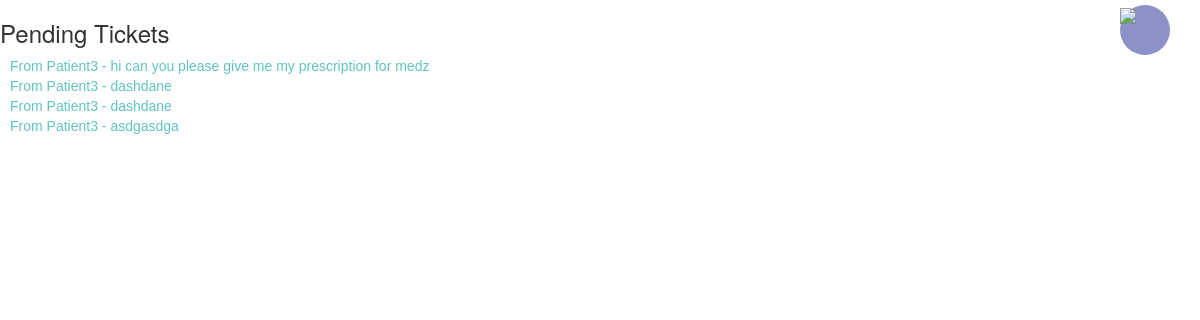
Before: /medimode/org_home (signed in) with the older database file.
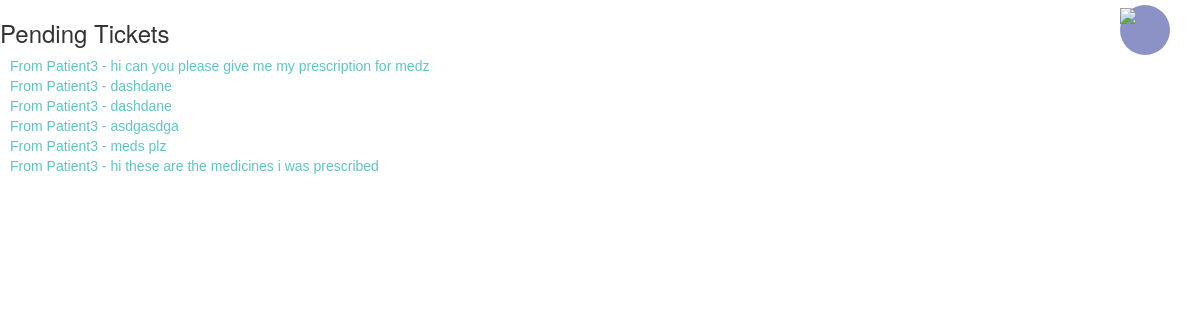
After: the same page with the newer database file.
### medimode/models/interaction_models.py (models this page shows)
class Ticket(models.Model):
	issuer = models.ForeignKey(to=Profile, on_delete=models.DO_NOTHING, related_name='issued_tickets')
	issued = models.ForeignKey(to=Profile, on_delete=models.DO_NOTHING, related_name='accepted_tickets')
	description = models.TextField(max_length=32000)
	shareables = models.ManyToManyField(to=Ticket_Shareable, related_name='owner_ticket', blank=True)
	transaction = models.OneToOneField(to=Transaction, related_name='ticket', on_delete=models.RESTRICT, null=True)

### medimode/models/user_models.py (models this page shows, shortened)
class Profile(models.Model):
	user = models.OneToOneField(User, on_delete=models.CASCADE, related_name='%(class)s')
	bio = models.TextField(max_length=500, blank=True)
	approved = models.BooleanField(default=False)
	@property
	def full_name(self):
		return self.user.first_name + " " + self.user.last_name

class User(AbstractUser):
	class UserRoleChoices(TextChoices):
		PATIENT = "patient"
		DOCTOR = "doctor"
		HOSPITAL = "hospital"
		PHARMACY = "pharmacy"
		INSURANCE = "insurance"
	role = models.TextField(choices=UserRoleChoices.choices, null=True)
	OTP_seed = encrypt(models.TextField(default=gen_otpseed))
	stripe_acct = models.TextField(max_length=100, blank=True)
	public_key = models.TextField(max_length=100, blank=True)

### medimode/views.py (the view)
# urls.py: path('org_home',views.MyTicketsOrg.as_view(),name='org_home')
class MyTicketsOrg(AuthListView):
	template_name = "medimode/organisationHome.html"
	def get_queryset(self):
		return Ticket.objects.filter(Q(issued=self.request.user.profile) | Q(issuer=self.request.user.profile))

### medimode/views_base.py (called while the page is built)
	def test_func(self):
		return self.request.user.is_staff or self.request.user.profile.approved

### templates/medimode/organisationHome.html (shortened to what this page needs)
{% load static %}
<!DOCTYPE html>
<html lang="en">
<head>
    <link rel="stylesheet" href="https://maxcdn.bootstrapcdn.com/bootstrap/3.4.1/css/bootstrap.min.css">
    <link href="{% static 'home.css' %}" rel="stylesheet" />
</head>
<body>
    <h3>Pending Tickets</h3>
<ul>
    {% for ticket in object_list %}
        <li><a href="/medimode/ticket/{{ ticket.id }}">From {{ ticket.issuer.full_name }} - {{ ticket.description }}</a>
        </li>
    {% endfor %}
</ul>
    <div class="Profile">
        <div class="menu-toggle">
            <img height="50px" src="https://i.pinimg.com/564x/a6/d5/b4/a6d5b418cbbd6665511833ec139e7aa7.jpg">
        </div>
    </div>
</body>
</html>

Changed rows visible on the page:
added Ticket: issuer.full_name "Patient3", description "meds plz"
added Ticket: issuer.full_name "Patient3", description "hi these are the medicines i was prescribed"
